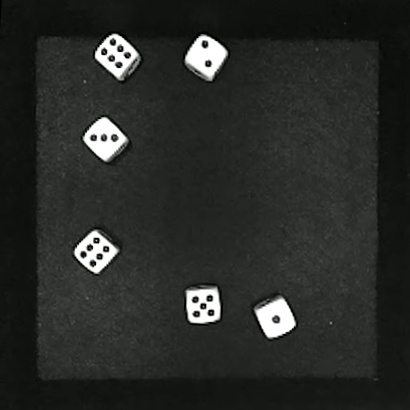
#> input picture test-images/Dice (1).jpg, 410 x 410 px, found by its file name; its folder holds only this picture in this run
$ jupyter execute --allow-errors dice_detection.ipynb
#> lines starting #> are read from the running program, lines starting #| are printed output that depends on the picture; after the words box and inside, x2 and y2 are one past the last pixel; in counts of white or black regions, pixels touching at a corner belong together
[cell 1]
import numpy as np
import numpy.ma as ma
import matplotlib.pyplot as plt
import cv2 as cv
import random as rng
from math import ceil

print(cv.__version__)

[cell 2]
# Create Window
'''source_window = 'Source'
cv.namedWindow(source_window)
cv.imshow(source_window, src)
max_thresh = 255
thresh = 100 # initial threshold
cv.createTrackbar('Canny Thresh:', source_window, thresh, max_thresh, thresh_callback)
thresh_callback(thresh)
cv.waitKey('s')
cv.destroyAllWindows()'''

# Functions used

[cell 3]
def findDice(image, show_figures=False):
#> further down, img is the input picture: shape (410, 410, 3); mean B, G, R 40.5, 43.4, 41.5
#> call 2 of findDice, with show_figures = True
#> in findDice (call 2), `canny_output = cv.Canny(img_blur, threshold, threshold * 2)`:
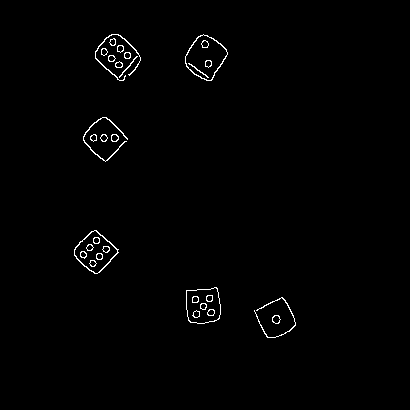
#> canny_output: shape (410, 410); 0.94% white in thin lines or dots, all inside (x1, y1, x2, y2) = (74, 34, 296, 338)
#> in findDice (call 2), `contours, hierarchy = cv.findContours(canny_output, cv.RETR_TREE, cv.C..`: contours = 57 contours, 2 with area under 20; largest, box (x1, y1, x2, y2) and area: (185, 34, 228, 81) 1276, (185, 34, 228, 81) 1220, (74, 230, 119, 274) 1144, (74, 230, 118, 274) 1072, (186, 287, 221, 324) 1058
    img_orig = image.copy()

    # Grayscale the image
    img_gray = cv.cvtColor(img_orig, cv.COLOR_BGR2GRAY)
    # Blurring the image
    img_blur = cv.blur(img_gray, (3,3))
    # Detect edges using Canny
    threshold = 200
    canny_output = cv.Canny(img_blur, threshold, threshold * 2)
    # Find Contours
    contours, hierarchy = cv.findContours(canny_output, cv.RETR_TREE, cv.CHAIN_APPROX_SIMPLE)
    # Draw Contours
    img_contours = image.copy()# np.zeros(img_orig.shape, np.uint8)

    dice_rects = []
    for contour in contours:
        # Contour Approximation
        epsilon = 0.01*cv.arcLength(contour, True)
        approx_poly = cv.approxPolyDP(contour, epsilon, True)
        # Fitting/Bounding Rectangle
        rect = cv.minAreaRect(approx_poly)
        box = cv.boxPoints(rect)
        box = np.astype(box, int)
        # Box Area
        box_area = cv.contourArea(box)
        # Filter box by area add to dice_rects then draw the boxes
        if box_area > 800 and box_area < 1500:
            dice_rects.append(box)
            color = (rng.randint(0,256), rng.randint(0,256), rng.randint(0,256))
            cv.drawContours(img_contours, [box], 0, color, 3, cv.LINE_8, hierarchy, 0)
#> this loop made 1 pass
#> (epsilon, rect, box) on pass 1: (0.273, ((276, 319), (8, 8), -90), [[280, 323], [272, 323], [272, 315], [280, 315]])
#> after the loop, dice_rects = []

    if show_figures:
        # Plotting the original image and the boxes found
        plt.subplot(1,2,1)
        plt.imshow(img_orig)
        plt.title('Original Image')
        plt.axis('off')

        plt.subplot(1,2,2)
        plt.imshow(img_contours)
        plt.title('Boxes found')
        plt.axis('off')

        plt.show()

    return dice_rects

# [44 lines left out: functions remove_similar_rects, remove_similar_circs, crop_boxes, not called in this run]

def crop_box(img, coords):
    x,y,w,h = cv.boundingRect(coords)
    return img[y:y+h, x:x+w]

def crop_face(coords):
    return

# [44 lines left out: function find_dots, not called in this run]

[cell 4]
img_test = cv.imread(f'photos/test-images/Dice ({2632}).jpg')
canny = cv.Canny(img_test, 200, 400)

# For checking single image

[cell 5]
img = cv.imread(f'photos/test-images/Dice ({2632}).jpg')

#> (the rest of this cell did not finish here and is left out)

# For checking multiple images

[cell 6]
data = []
#> (the rest of this cell did not finish here and is left out)

# For creating the distributions and histogram

[cell 7]
data = []
#> (the rest of this cell did not finish here and is left out)

[cell 8]
classified = 0
for i in range(1,7):
    count = data.count(i)
    classified += count
    print(f'Number {i} Die Count: {count}')
error = len(data)-classified
print(f'Classification Error: {error}')

print('Total number of dice:', len(data))

plt.hist(data, edgecolor='black', bins=np.arange(0,10))

plt.xlabel("Dice Value")
plt.ylabel("Frequency")
plt.grid(alpha=0.3, color='black')
plt.show()
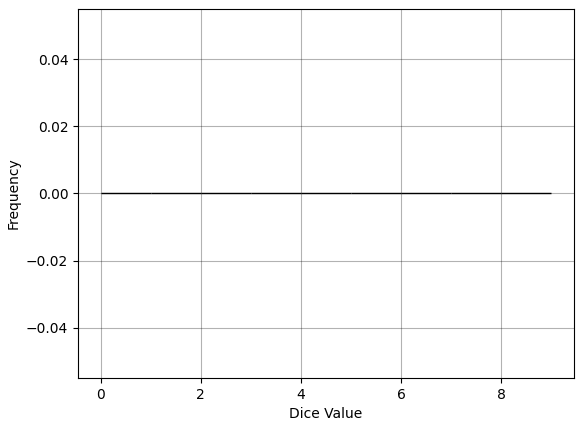
#> figure drawn by matplotlib, 1 panel
